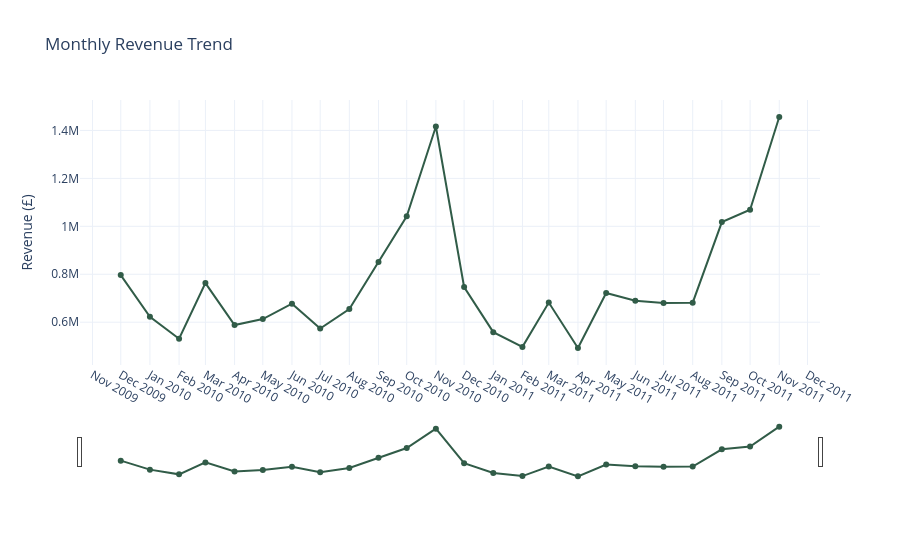

Source (notebook cell):
### Code cell
df_month = monthly_revenue.reset_index()
df_month.columns = ["Month", "Revenue"]
df_month["Month"] = pd.to_datetime(df_month["Month"].astype(str)) 
df_month = df_month.iloc[:-1]  # fixes Period type issues

fig = px.line(
    df_month,
    x="Month", y="Revenue",
    markers=True,
    title="Monthly Revenue Trend",
)
fig.update_traces(line_color="#315C48",
                  hovertemplate="%{x|%b %Y}<br>Revenue: £%{y:,.0f}<extra></extra>")
fig.update_xaxes(rangeslider_visible=True, dtick="M1", tickformat="%b %Y")
fig.update_layout(yaxis_title="Revenue (£)", xaxis_title="")
fig.show()

### Figure 1 — Plotly figure (JSON) as saved in the notebook; plotly's stock layout.template omitted (floating-point values rounded to 4 significant figures)
{"data": [{"hovertemplate": "%{x|%b %Y}<br>Revenue: £%{y:,.0f}<extra></extra>", "legendgroup": "", "line": {"color": "#315C48", "dash": "solid"}, "marker": {"symbol": "circle"}, "mode": "lines+markers", "name": "", "orientation": "v", "showlegend": false, "type": "scatter", "x": ["2009-12-01T00:00:00.000000", "2010-01-01T00:00:00.000000", "2010-02-01T00:00:00.000000", "2010-03-01T00:00:00.000000", "2010-04-01T00:00:00.000000", "2010-05-01T00:00:00.000000", "2010-06-01T00:00:00.000000", "2010-07-01T00:00:00.000000", "2010-08-01T00:00:00.000000", "2010-09-01T00:00:00.000000", "2010-10-01T00:00:00.000000", "2010-11-01T00:00:00.000000", "2010-12-01T00:00:00.000000", "2011-01-01T00:00:00.000000", "2011-02-01T00:00:00.000000", "2011-03-01T00:00:00.000000", "2011-04-01T00:00:00.000000", "2011-05-01T00:00:00.000000", "2011-06-01T00:00:00.000000", "2011-07-01T00:00:00.000000", "2011-08-01T00:00:00.000000", "2011-09-01T00:00:00.000000", "2011-10-01T00:00:00.000000", "2011-11-01T00:00:00.000000"], "xaxis": "x", "y": [796600.0, 622500.0, 531300.0, 763200.0, 587900.0, 613300.0, 677100.0, 573300.0, 654800.0, 851100.0, 1042000.0, 1417000.0, 746700.0, 558400.0, 497000.0, 682000.0, 492400.0, 722100.0, 690000.0, 680200.0, 681400.0, 1018000.0, 1069000.0, 1456000.0], "yaxis": "y"}], "layout": {"legend": {"tracegroupgap": 0}, "title": {"text": "Monthly Revenue Trend"}, "xaxis": {"anchor": "y", "domain": [0, 1], "dtick": "M1", "rangeslider": {"visible": true}, "tickformat": "%b %Y", "title": {"text": ""}}, "yaxis": {"anchor": "x", "domain": [0, 1], "title": {"text": "Revenue (£)"}}}}
